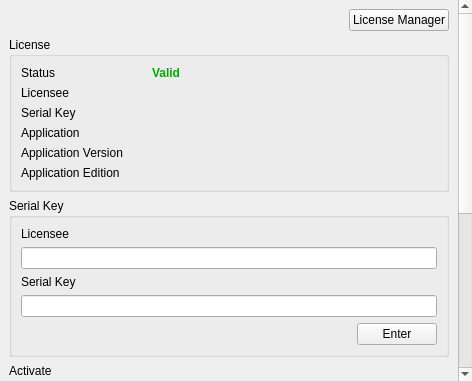
<?xml version="1.0" encoding="UTF-8"?>
<ui version="4.0">
 <class>ZELNLicenseWidget</class>
 <widget class="QWidget" name="ZELNLicenseWidget">
  <property name="geometry">
   <rect>
    <x>0</x>
    <y>0</y>
    <width>472</width>
    <height>381</height>
   </rect>
  </property>
  <property name="windowTitle">
   <string>License</string>
  </property>
  <property name="windowIcon">
   <iconset resource="ZELNLauncher.qrc">
    <normaloff>:/ZELNLauncher/Resources/ZinekEngine.ico</normaloff>:/ZELNLauncher/Resources/ZinekEngine.ico</iconset>
  </property>
  <layout class="QVBoxLayout" name="verticalLayout_2">
   <property name="spacing">
    <number>0</number>
   </property>
   <property name="leftMargin">
    <number>0</number>
   </property>
   <property name="topMargin">
    <number>0</number>
   </property>
   <property name="rightMargin">
    <number>0</number>
   </property>
   <property name="bottomMargin">
    <number>0</number>
   </property>
   <item>
    <widget class="QScrollArea" name="scrollArea">
     <property name="styleSheet">
      <string notr="true"/>
     </property>
     <property name="frameShape">
      <enum>QFrame::NoFrame</enum>
     </property>
     <property name="frameShadow">
      <enum>QFrame::Plain</enum>
     </property>
     <property name="widgetResizable">
      <bool>true</bool>
     </property>
     <widget class="QWidget" name="scrollAreaWidgetContents">
      <property name="geometry">
       <rect>
        <x>0</x>
        <y>-270</y>
        <width>455</width>
        <height>651</height>
       </rect>
      </property>
      <property name="styleSheet">
       <string notr="true"/>
      </property>
      <layout class="QVBoxLayout" name="verticalLayout">
       <item>
        <layout class="QHBoxLayout" name="horizontalLayout_3">
         <item>
          <spacer name="horizontalSpacer_7">
           <property name="orientation">
            <enum>Qt::Horizontal</enum>
           </property>
           <property name="sizeHint" stdset="0">
            <size>
             <width>40</width>
             <height>20</height>
            </size>
           </property>
          </spacer>
         </item>
         <item>
          <widget class="QPushButton" name="btnLicenseManager">
           <property name="text">
            <string>License Manager</string>
           </property>
          </widget>
         </item>
        </layout>
       </item>
       <item>
        <widget class="QGroupBox" name="groupBox">
         <property name="title">
          <string>License</string>
         </property>
         <layout class="QFormLayout" name="formLayout">
          <property name="fieldGrowthPolicy">
           <enum>QFormLayout::AllNonFixedFieldsGrow</enum>
          </property>
          <item row="0" column="0">
           <widget class="QLabel" name="label_4">
            <property name="text">
             <string>Status</string>
            </property>
            <property name="alignment">
             <set>Qt::AlignLeading|Qt::AlignLeft|Qt::AlignVCenter</set>
            </property>
           </widget>
          </item>
          <item row="0" column="1">
           <widget class="QLabel" name="lblStatus">
            <property name="text">
             <string>&lt;html&gt;&lt;head/&gt;&lt;body&gt;&lt;p&gt;&lt;span style=&quot;font-weight:600; color:#00aa00;&quot;&gt;Valid&lt;/span&gt;&lt;/p&gt;&lt;/body&gt;&lt;/html&gt;</string>
            </property>
           </widget>
          </item>
          <item row="1" column="0">
           <widget class="QLabel" name="label_11">
            <property name="text">
             <string>Licensee</string>
            </property>
           </widget>
          </item>
          <item row="1" column="1">
           <widget class="QLabel" name="lblLicensee">
            <property name="text">
             <string/>
            </property>
           </widget>
          </item>
          <item row="2" column="0">
           <widget class="QLabel" name="label_12">
            <property name="text">
             <string>Serial Key</string>
            </property>
           </widget>
          </item>
          <item row="2" column="1">
           <widget class="QLabel" name="lblSerialKey">
            <property name="text">
             <string/>
            </property>
           </widget>
          </item>
          <item row="3" column="0">
           <widget class="QLabel" name="label_5">
            <property name="minimumSize">
             <size>
              <width>125</width>
              <height>0</height>
             </size>
            </property>
            <property name="text">
             <string>Application</string>
            </property>
           </widget>
          </item>
          <item row="3" column="1">
           <widget class="QLabel" name="lblApplicationName">
            <property name="text">
             <string/>
            </property>
           </widget>
          </item>
          <item row="4" column="0">
           <widget class="QLabel" name="label_6">
            <property name="minimumSize">
             <size>
              <width>125</width>
              <height>0</height>
             </size>
            </property>
            <property name="text">
             <string>Application Version</string>
            </property>
           </widget>
          </item>
          <item row="4" column="1">
           <widget class="QLabel" name="lblApplicationVersion">
            <property name="text">
             <string/>
            </property>
           </widget>
          </item>
          <item row="5" column="0">
           <widget class="QLabel" name="label_8">
            <property name="minimumSize">
             <size>
              <width>125</width>
              <height>0</height>
             </size>
            </property>
            <property name="text">
             <string>Application Edition</string>
            </property>
           </widget>
          </item>
          <item row="5" column="1">
           <widget class="QLabel" name="lblApplicationEdition">
            <property name="text">
             <string/>
            </property>
           </widget>
          </item>
         </layout>
        </widget>
       </item>
       <item>
        <widget class="QGroupBox" name="grpSerialKey">
         <property name="title">
          <string>Serial Key</string>
         </property>
         <layout class="QVBoxLayout" name="verticalLayout_3">
          <item>
           <widget class="QLabel" name="label_10">
            <property name="text">
             <string>Licensee</string>
            </property>
           </widget>
          </item>
          <item>
           <widget class="QLineEdit" name="txtLicensee"/>
          </item>
          <item>
           <widget class="QLabel" name="label_9">
            <property name="text">
             <string>Serial Key</string>
            </property>
           </widget>
          </item>
          <item>
           <widget class="QLineEdit" name="txtSerialKey"/>
          </item>
          <item>
           <layout class="QHBoxLayout" name="horizontalLayout_2">
            <item>
             <spacer name="horizontalSpacer_2">
              <property name="orientation">
               <enum>Qt::Horizontal</enum>
              </property>
              <property name="sizeHint" stdset="0">
               <size>
                <width>40</width>
                <height>20</height>
               </size>
              </property>
             </spacer>
            </item>
            <item>
             <widget class="QPushButton" name="btnEnter">
              <property name="text">
               <string>Enter</string>
              </property>
             </widget>
            </item>
           </layout>
          </item>
         </layout>
        </widget>
       </item>
       <item>
        <widget class="QGroupBox" name="grpActivate">
         <property name="title">
          <string>Activate</string>
         </property>
         <layout class="QVBoxLayout" name="verticalLayout_4">
          <item>
           <widget class="QLabel" name="label_13">
            <property name="text">
             <string>Serial Key</string>
            </property>
           </widget>
          </item>
          <item>
           <widget class="QLineEdit" name="txtSerialKeyActivation">
            <property name="readOnly">
             <bool>true</bool>
            </property>
           </widget>
          </item>
          <item>
           <widget class="QLabel" name="label_3">
            <property name="text">
             <string>Pre Activation Code</string>
            </property>
           </widget>
          </item>
          <item>
           <widget class="QPlainTextEdit" name="txtPreActivationCode">
            <property name="readOnly">
             <bool>true</bool>
            </property>
           </widget>
          </item>
          <item>
           <widget class="QLabel" name="label_7">
            <property name="text">
             <string>Activation Code</string>
            </property>
           </widget>
          </item>
          <item>
           <widget class="QPlainTextEdit" name="txtActivationCode"/>
          </item>
          <item>
           <layout class="QHBoxLayout" name="horizontalLayout_4">
            <item>
             <spacer name="horizontalSpacer_3">
              <property name="orientation">
               <enum>Qt::Horizontal</enum>
              </property>
              <property name="sizeHint" stdset="0">
               <size>
                <width>40</width>
                <height>20</height>
               </size>
              </property>
             </spacer>
            </item>
            <item>
             <widget class="QPushButton" name="btnActivate">
              <property name="text">
               <string>Activate</string>
              </property>
             </widget>
            </item>
           </layout>
          </item>
         </layout>
        </widget>
       </item>
       <item>
        <spacer name="verticalSpacer_2">
         <property name="orientation">
          <enum>Qt::Vertical</enum>
         </property>
         <property name="sizeHint" stdset="0">
          <size>
           <width>20</width>
           <height>40</height>
          </size>
         </property>
        </spacer>
       </item>
      </layout>
     </widget>
    </widget>
   </item>
  </layout>
 </widget>
 <resources>
  <include location="ZELNLauncher.qrc"/>
 </resources>
 <connections/>
</ui>
